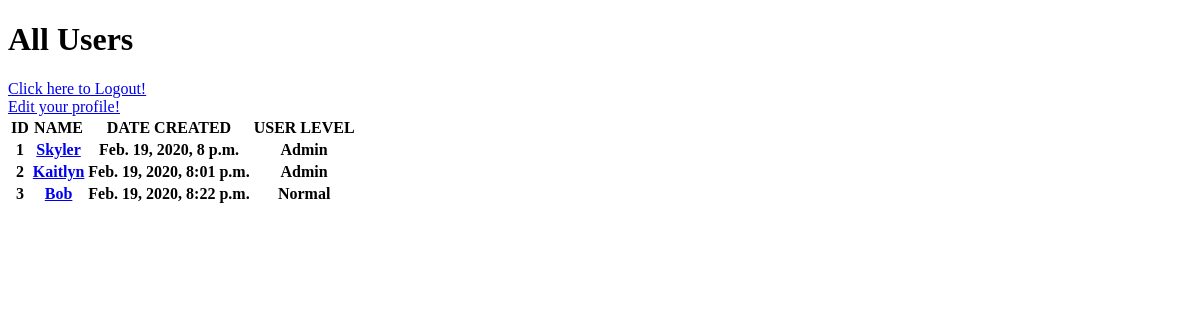
The page /dashboard (signed in) on the database as committed earlier.
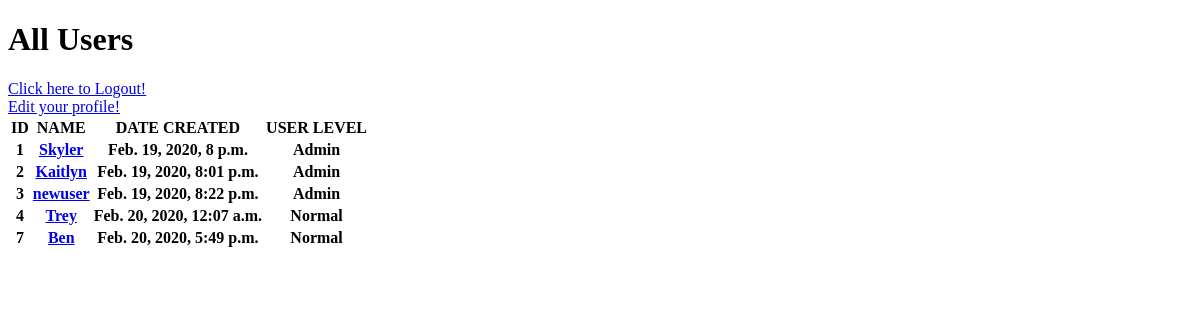
The same page on the database as committed later.
### login_app/models.py (models this page shows)
class User(models.Model):
    first_name = models.CharField(max_length=255)
    last_name = models.CharField(max_length=255)
    email = models.CharField(max_length=255)
    password = models.CharField(max_length=255)
    birth = models.DateTimeField(null = True)
    updated_at = models.DateTimeField(auto_now = True)
    created_at = models.DateTimeField(auto_now_add = True)
    objects = UserManager()
    user_level = models.IntegerField(default=0)
    desc = models.TextField(default = "No description provided.")

### login_app/views.py (the view)
# urls.py: path('dashboard', views.normal_dashboard),
def normal_dashboard(request):
    if 'userid' not in request.session:
        return redirect('/')
    context = {
        'users': User.objects.all(),
        'user': User.objects.get(id = request.session['userid'])
    }
    return render(request, 'dashboard.html', context)

### login_app/templates/dashboard.html (shortened to what this page needs)
<!DOCTYPE html>
<html lang="en">
<head>
</head>
<body>
    <h1>All Users</h1>
    <a href="/logout">Click here to Logout!</a>
    <br>
    <a href="/users/edit">Edit your profile!</a>
    <br>
    <table>
        <tr>
            <th>ID</th>
            <th>NAME</th>
            <th>DATE CREATED</th>
            <th>USER LEVEL</th>
        </tr>
        {% for each in users%}
            <tr>
                <th>{{each.id}}</th>
                <th><a href="/users/show/{{each.id}}">{{each.first_name}}</a></th>
                <th>{{each.created_at}}</th>
                <th>
                    {% if each.user_level == 0 %} Normal {% endif %}
                    {%if each.user_level == 9 %} Admin {% endif %}
                </th>
            </tr>
        {% endfor %}
    </table>
</body>
</html>

Rows that differ between the two databases and show on the page:
changed User id 3: first_name "Bob" → "newuser"; user_level "Normal" → "Admin"
added User: id "4", first_name "Trey", created_at "Feb. 20, 2020, 12:07 a.m.", user_level "Normal"
added User: id "7", first_name "Ben", created_at "Feb. 20, 2020, 5:49 p.m.", user_level "Normal"
